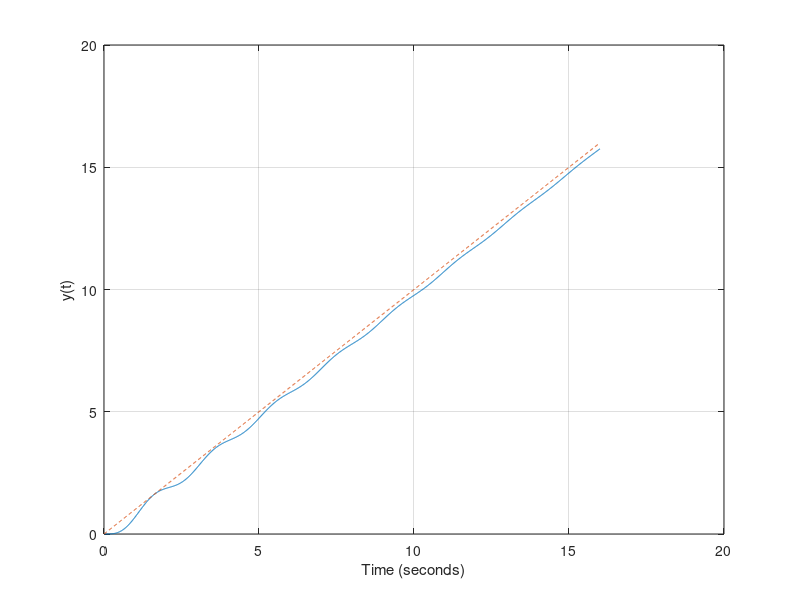

Reproduce this figure in MATLAB.
% Chapter 6: Figure 6.17%%   Two-track vehicle turning control ramp response%   with a=0.6 and K=70.%t=[0:0.01:16]; u=t;numgc=[1 0.6]; dengc=[1 1]; sysgc=tf(numgc,dengc);numg=[70]; deng=[1 7 10 0]; sysg=tf(numg,deng);sysa=series(sysgc,sysg);sys=feedback(sysa,[1]);[y,T]=lsim(sys,u,t);plot(T,y,t,u,'--'), gridxlabel('Time (seconds)'), ylabel('y(t)')